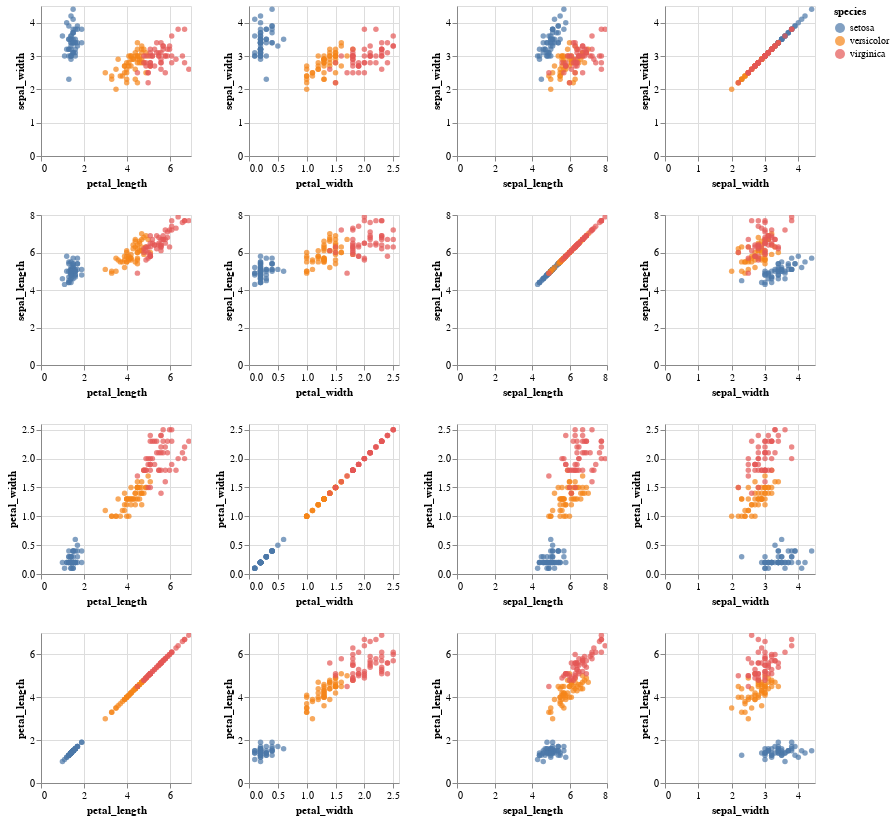

Notebook code for this chart:
### Markdown cell above
plotting them all, segmented ...

### Code cell
alt.Chart(df5).mark_circle().encode(
    alt.X(alt.repeat("column"), type='quantitative'),
    alt.Y(alt.repeat("row"), type='quantitative'),
    color='species:N'
).properties(
    width=150,
    height=150
).repeat(
    row=['sepal_width', 'sepal_length', 'petal_width', 'petal_length'],
    column=['petal_length', 'petal_width', 'sepal_length', 'sepal_width']
).interactive()

### Figure 1 — Vega-Lite specification as saved in the notebook (floating-point values rounded to 4 significant figures; data arrays with more than 128 entries replaced by an {"elided": "..."} marker saying what was removed)
{"config": {"view": {"continuousWidth": 400, "continuousHeight": 300}}, "repeat": {"column": ["petal_length", "petal_width", "sepal_length", "sepal_width"], "row": ["sepal_width", "sepal_length", "petal_width", "petal_length"]}, "spec": {"data": {"name": "data-a4bd480ea976f54878a155ce12ba18ce"}, "mark": "circle", "encoding": {"color": {"type": "nominal", "field": "species"}, "x": {"type": "quantitative", "field": {"repeat": "column"}}, "y": {"type": "quantitative", "field": {"repeat": "row"}}}, "height": 150, "selection": {"selector001": {"type": "interval", "bind": "scales", "encodings": ["x", "y"]}}, "width": 150}, "$schema": "https://vega.github.io/schema/vega-lite/v4.0.0.json", "datasets": {"data-a4bd480ea976f54878a155ce12ba18ce": {"elided": "150 records"}}}
